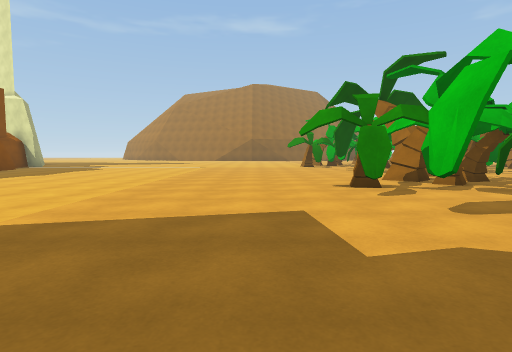
view 1 (above)

23 first-person views from a walk through a scene from a Unity 3-D project. The camera is 1.2 m above the floor, tilts 4° down and sees 80° across. The floor is counted in squares, 2 m on a side. Each view is taken from the middle of a square. On the plan, view 1 faces up. The plan holds only what a view shows up to about 9 squares ahead; the rest is blank. The place goes on beyond the plan. The player character is not drawn. Surface patterns are stand-ins for the level's own textures.

view 2
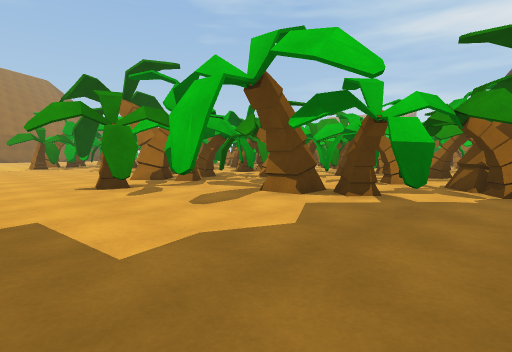

view 3
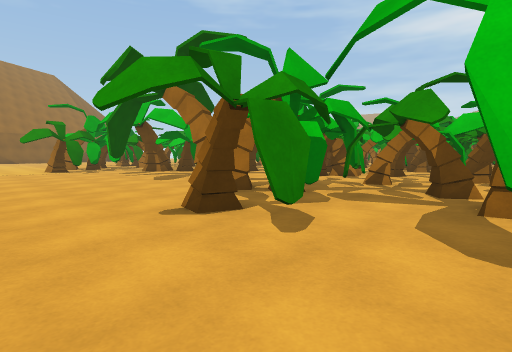

view 4
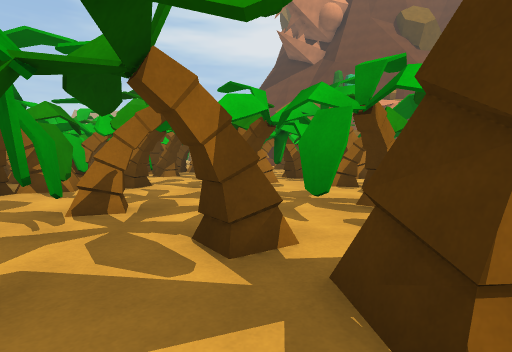

view 5
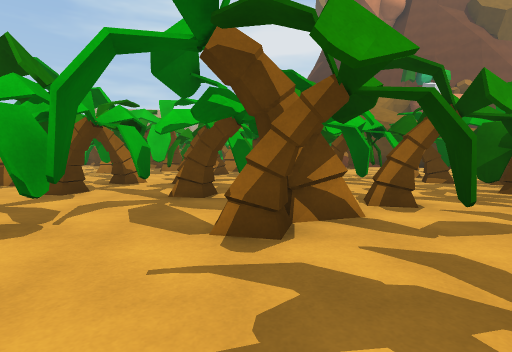

view 6
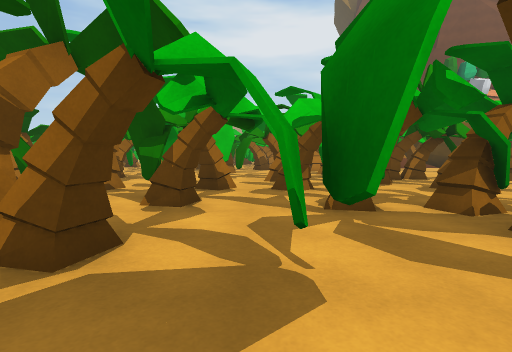

view 7
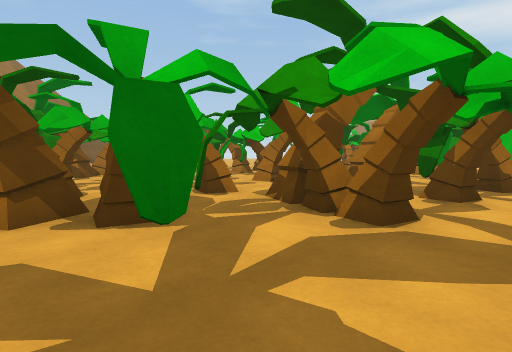

view 8
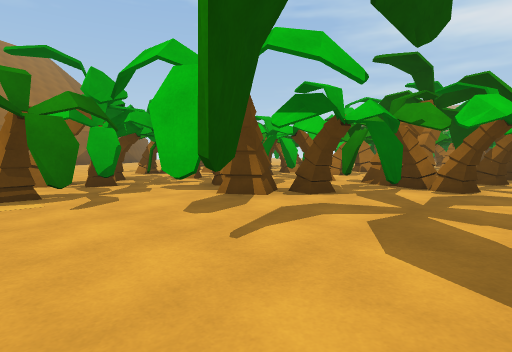

view 9
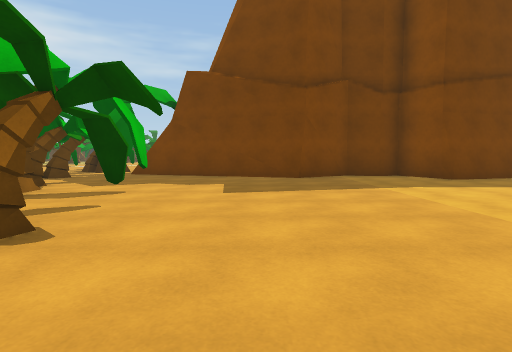

view 10
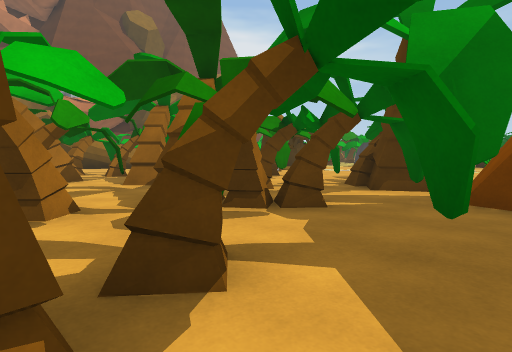

view 11
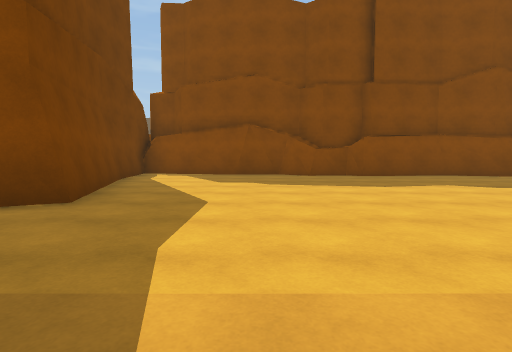

view 12
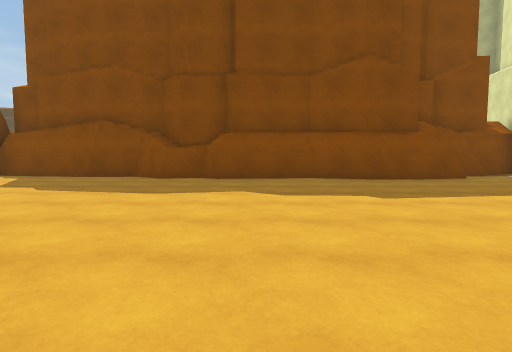

view 13
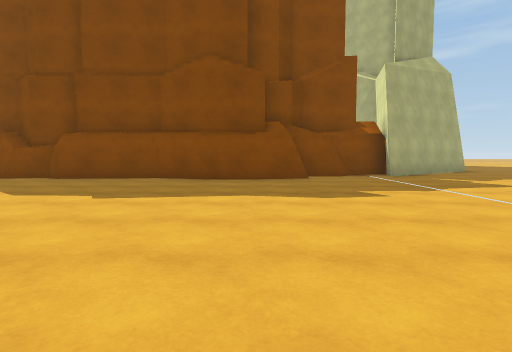

view 14
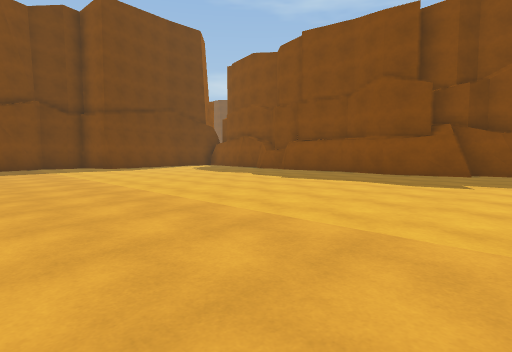

view 15
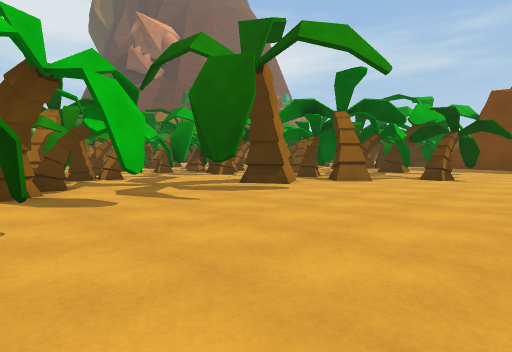

view 16
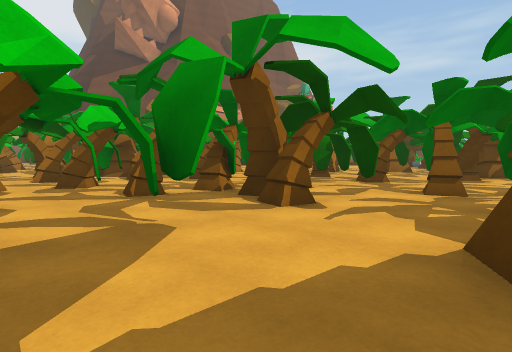

view 17
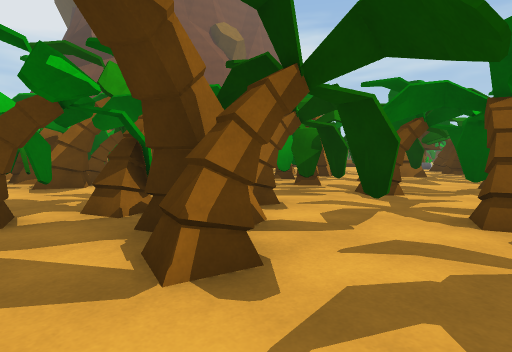

view 18
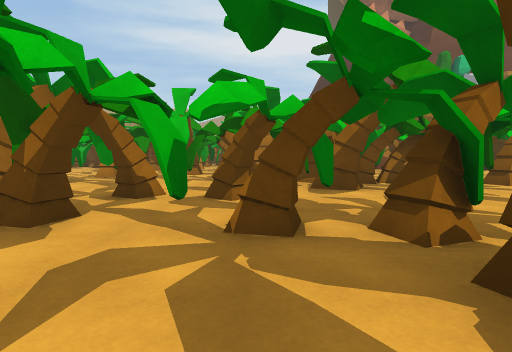

view 19
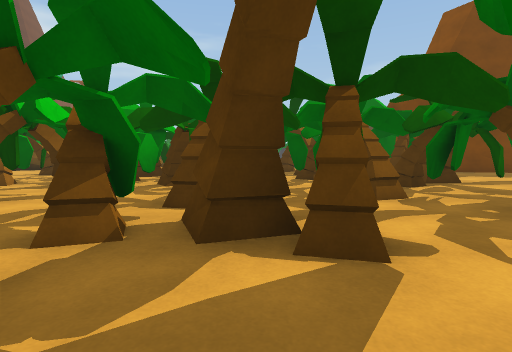

view 20
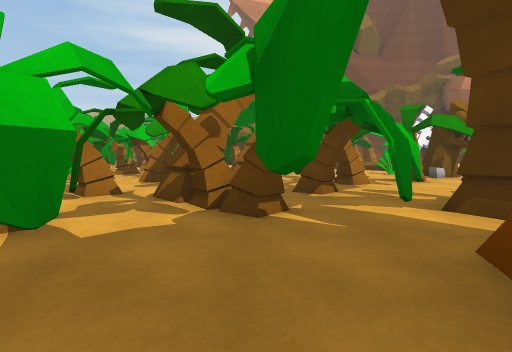

view 21
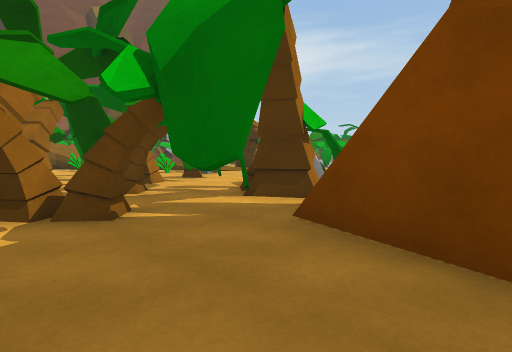

view 22
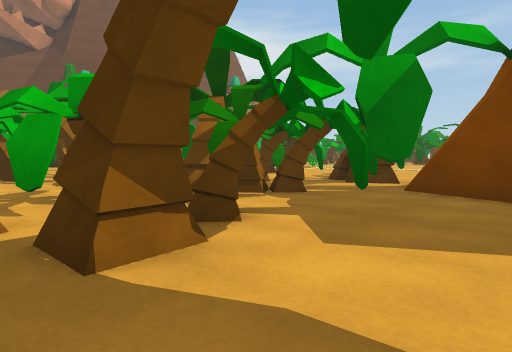

view 23
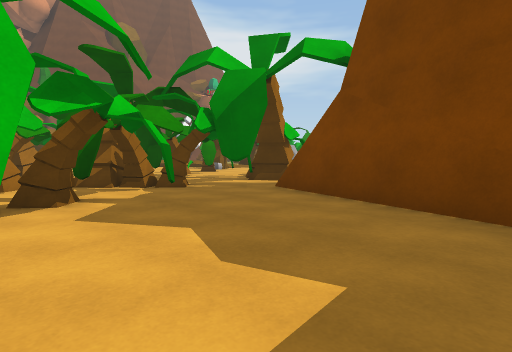

### Floor plan
Points are (right, up) in squares from view 1. A wall is a line through its corners. A room is listed if a view was taken in it or the views show most of it. See-through windows are left out.
Room 1 (views 1, 2, 3, 4, 5, 6, 7, 8, 9, 10, 11, 12, 13, 14, 15, 16, 17, 18, 19, 20, 21, 22, 23)
walls: (3.2, 7.3) (3.6, 7.6); (3.3, 7.1) (3.7, 7.5) (4, 7.2) (3.6, 6.7); (3.6, 6.8) (3.4, 7.2); (4.2, 8.6) (4, 9.1); (4.5, 8.4) (4.1, 9.2) (4.8, 9.5); (5.1, 9.1) (5.4, 8.7); (3.7, 3.4) (4.4, 3.6); (2.9, 11.4) (3.3, 11.6); (4.4, 2.9) (3.7, 2.9) (3.7, 3.5) (4.1, 3.4); (3.5, 11.6) (2.9, 11.3); (8, 7) (7.8, 7.7); (8.2, 7.1) (7.7, 7.7) (8.3, 7.9) (8.6, 7.2); (3.3, -0.3) (3.8, 0); (5.6, 13.5) (5.3, 13.2) (5, 13.8); (5.9, 13.5) (5.3, 13.2); (8.1, 12.4) (8.4, 12.9); (8.8, 0.1) (9.2, 0.5); (8.9, -0.1) (9.3, 0.3); (12.2, 7.3) (12.4, 7.9); (10.9, 12.7) (11.2, 13.3); (10.8, 0.9) (10.6, 1.6) (11.3, 1.8); (12.8, 7) (12.1, 7.3) (12.5, 7.7); (11.7, 12.5) (11.2, 12.6) (11.4, 13.1); (-9.7, 6.1) (-9.9, 5.8); (-9.8, 4.5) (-10.3, 3.8) (-10.2, 2.4); (-10.2, 5.5) (-10.2, 4.9); (-8.5, -0.5) (-4.7, 0.6) (-4.1, -0.8) (-3.5, -0.6) (-2.6, -0.8) (-1.2, 0) (3.6, -1.4); (-10.2, 2.7) (-10.9, -0.5); (-9.9, 12.3) (-9.5, 10) (-9.9, 8.4) (-9.7, 6) (-9.9, 5.6) (-9.8, 4.8) (-10.2, 4.1); (-10.1, -0.6) (-8.5, -0.4); (-11.2, 13.6) (-10.5, 13) (-10.4, 11.9)
low walls: (3.6, 6.7) (3.3, 7.1); (3.7, 3.5) (4.4, 3.5); (8.1, 7.1) (7.7, 7.7); (8.6, 7.2) (8.2, 7.1); (5.9, 13.5) (5.3, 13.1); (12.1, 7.3) (12.5, 7.8); (-10.4, 13.2) (-10.3, 12.1)
objects: other object (2, 3); other object (2, 5); other object (2, 6); other object (3, 5); other object (3, 13); other object (3, 14); other object (4, 1); other object (4, 2); other object (4, 5); other object (4, 6); other object (5, 0) to (6, 1); other object (5, 2); other object (5, 4); other object (5, 6); other object (5, 7); other object (6, 2) to (7, 2); other object (6, 3) to (6, 4); other object (6, 5); other object (6, 6); other object (6, 12); other object (6, 13); other object (7, 3); other object (7, 4); other object (7, 7); other object (7, 8); other object (7, 10); other object (7, 13); other object (7, 14); other object (8, 1) to (9, 1); other object (8, 4); other object (8, 5); other object (8, 11); other object (8, 12); other object (8, 14); other object (9, 2); other object (9, 4); other object (9, 5); other object (9, 6); other object (9, 7); other object (9, 8); other object (9, 10) to (10, 10); other object (10, 3); other object (10, 4); other object (10, 6); other object (10, 8) to (11, 8); other object (10, 9); other object (10, 11); other object (10, 12); other object (10, 13); other object (10, 14); other object (11, -2) to (11, -1); other object (11, 3); other object (11, 4) to (12, 4); other object (11, 5); other object (11, 6) to (12, 7); other object (11, 9) to (11, 10); other object (11, 11) to (12, 11); other object (12, -2); other object (12, -1) to (12, 0); other object (12, 1) to (12, 2); other object (12, 5); other object (13, 0) to (13, 1); other object (13, 2) to (14, 2); other object (13, 3) to (14, 3); other object (13, 4); other object (13, 5); other object (13, 6) to (14, 6); other object (13, 8); other object (13, 9) to (13, 10); other object (13, 12); other object (14, 7); other object (14, 8); other object (14, 9) to (14, 10); other object (14, 11); other object (14, 12); other object (14, 13) to (14, 14)

Positions as (right, up) in squares from view 1, and headings:
1: (0, 0), facing up
2: (0, 0), facing up-right
3: (0, 3), facing up-right
4: (3, 4), facing right
5: (5, 8), facing right
6: (6, 10), facing right
7: (5, 10), facing up-right
8: (2, 10), facing up-right
9: (0, 8), facing down
10: (3, 3), facing down-right
11: (-1, 3), facing left
12: (-2, 7), facing left
13: (-2, 11), facing left
14: (0, 14), facing down-left
15: (0, 14), facing down-right
16: (5, 11), facing down-right
17: (6, 9), facing down-right
18: (7, 9), facing right
19: (8, 10), facing down
20: (2, 0), facing right
21: (2, 1), facing down-right
22: (2, 4), facing down-right
23: (0, 3), facing down-right
